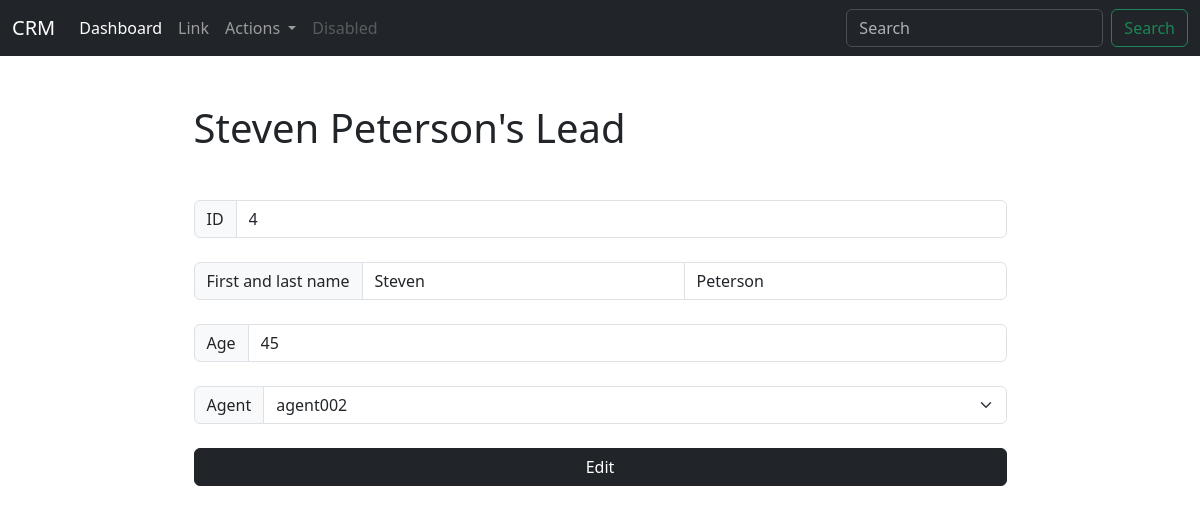
The app's page /leads/4 with its own data.
### leads/models.py (models this page shows)
class Lead(models.Model):
    firstname = models.CharField(max_length=100)
    lastname = models.CharField(max_length=100)
    age = models.IntegerField(default=0)
    agent = models.ForeignKey(Agent, on_delete=models.SET_NULL, null=True)

### agents/models.py (models this page shows)
class Agent(models.Model):
    agent = models.OneToOneField(User, on_delete=models.CASCADE)

class User(AbstractUser):
    pass

### leads/views.py (the view)
# urls.py: path("<int:slug>", lead_details, name="lead_details"),
def lead_details(request, slug):
    lead = Lead.objects.get(id=slug)
    agents = Agent.objects.all()
    return render(request, "leads/lead_details.html", {'lead': lead, 'agents': agents})

### leads/templates/leads/lead_details.html (shortened to what this page needs)
{% extends 'layout.html' %}
{% block content %}
    <div class="container w-75 mt-5">
        <h1 class="mb-5">{{lead.firstname}} {{ lead.lastname }}'s Lead</h1>
        <form action="{% url 'leads:edit_lead' lead.id %}" class="d-flex flex-column gap-4">
            <div class="input-group">
                <span class="input-group-text">ID</span>
                <input type="text" aria-label="First name" class="form-control" value="{{ lead.id }}">
            </div>
            <div class="input-group">
                <span class="input-group-text">First and last name</span>
                <input type="text" aria-label="First name" class="form-control" value="{{ lead.firstname }}">
                <input type="text" aria-label="Last name" class="form-control" value="{{ lead.lastname }}">
            </div>
            <div class="input-group">
                <span class="input-group-text">Age</span>
                <input type="text" aria-label="First name" class="form-control" value="{{ lead.age }}">
            </div>
            <div class="input-group">
                <span class="input-group-text">Agent</span>
                <select id="inputState" class="form-select" name="agent">
                    {% for agent in agents %}
                        <option value="{{ agent.agent.id }}"
                            {% if lead.agent.agent.id == agent.agent.id %}
                                selected
                            {% endif %}
                        >{{ agent.agent.username }}</option>
                    {% endfor %}
                </select>
            </div>
            <button class="btn btn-dark">Edit</button>
        </form>
    </div>
{% endblock content %}

### records on screen
Lead: firstname "Steven", lastname "Peterson", id "4", age "45", agent "agent002"
